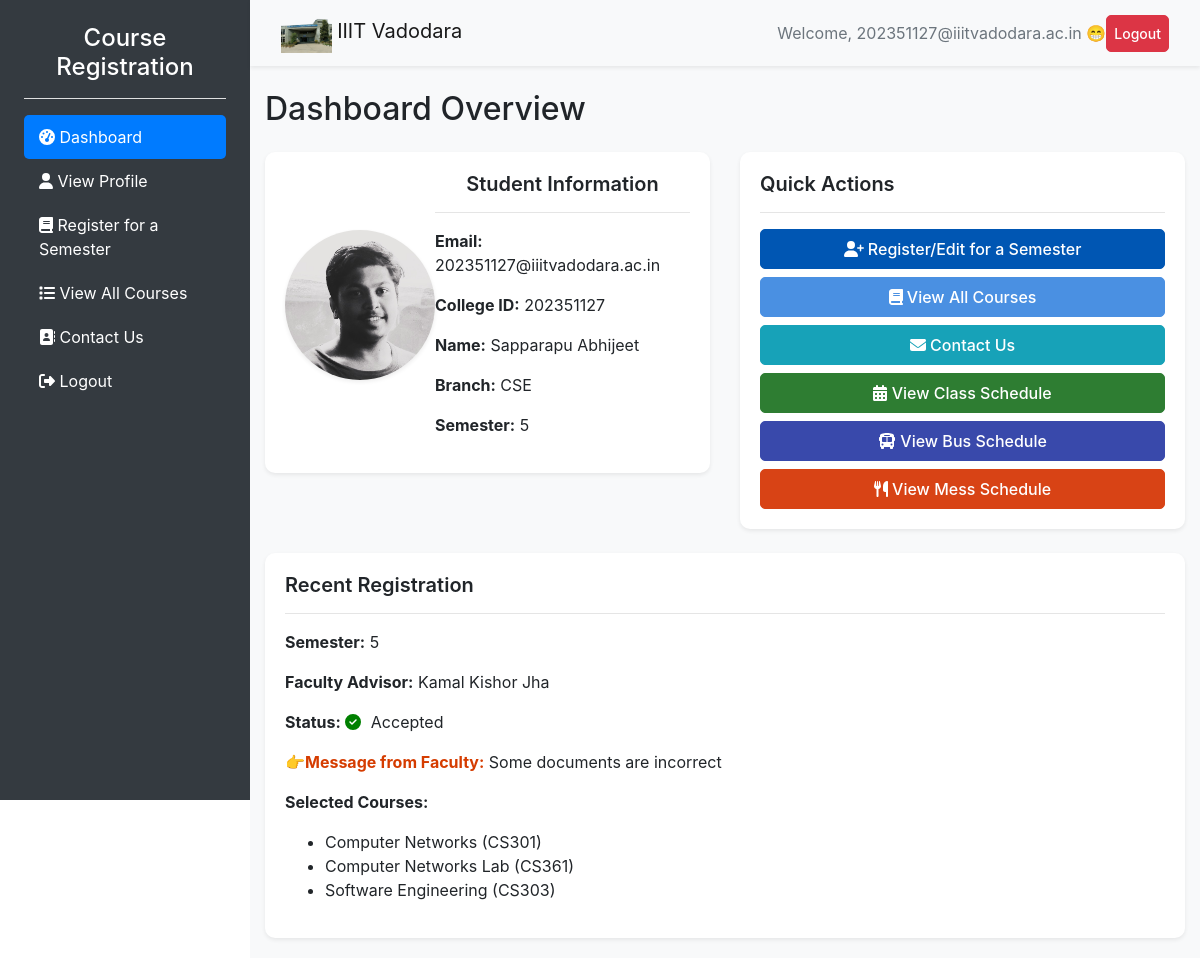
/accounts/accounts/dashboard/ (signed in), run on the app's committed database.
### accounts/models.py (models this page shows, shortened)
class Student(models.Model):
    student_name = models.CharField(max_length=255)
    gender = models.CharField(max_length=10)
    college_id = models.CharField(max_length=20)
    email = models.EmailField(primary_key=True, unique=True, validators=[validate_email_format])
    department = models.CharField(max_length=100)
    year_of_study = models.CharField(max_length=10)
    phone_number = models.CharField(max_length=15)
    password = models.CharField(max_length=255)
    address = models.TextField(null=True, blank=True)
    date_of_birth = models.DateField(null=True, blank=True)
    profile_image = models.ImageField(upload_to='profile_images/', default='{% static "images/default.png" %}', null = True, blank = True)

class Faculty(models.Model):
    email = models.EmailField(primary_key=True, unique=True)
    name = models.CharField(max_length=255)  # Moved from FacultyAdvisor
    gender = models.CharField(max_length=10)
    department = models.CharField(max_length=100)  # Moved from FacultyAdvisor
    password = models.CharField(max_length=255)
    phone_number = models.CharField(max_length=15, null=True, blank=True)
    academic_batch = models.CharField(max_length=50, blank=True, null=True)
    date_of_birth = models.DateField(null=True, blank=True)
    address = models.TextField(null=True, blank=True)
    profile_image = models.ImageField(upload_to='faculty_images/', default='{% static "images/default.png" %}', null=True, blank=True)
    date_joined = models.DateTimeField(auto_now_add=True)

### course_registration/models.py (models this page shows, shortened)
class StudentRegistration(models.Model):
    SEMESTER_CHOICES = [(str(i), f"Semester {i}") for i in range(1, 9)]  # Semesters 1 to 8
    BRANCH_CHOICES = [
        ("CSE", "Computer Science Engineering"),
        ("IT", "Information Technology"),
        ("CSE/IT", "Computer Science or Information Technology"),
    ]
    STATUS_CHOICES = [
        ('In Progress', 'In Progress'),
        ('Issues', 'Issues'),
        ('Rejected', 'Rejected'),
        ('Accepted', 'Accepted'),
    ]
    student = models.ForeignKey(Student, on_delete=models.CASCADE, to_field="email", related_name="registrations")
    name = models.CharField(max_length=255)
    email = models.EmailField()
    previous_spi = models.FloatField()
    previous_cpi = models.FloatField()
    branch_name = models.CharField(max_length=10, choices=BRANCH_CHOICES, default="CSE/IT")  # Restrict to CSE or IT
    semester_applying_for = models.CharField(max_length=2, choices=SEMESTER_CHOICES)
    faculty = models.ForeignKey(Faculty, on_delete=models.SET_NULL, null=True)
    selected_courses = models.ManyToManyField(Course)  # ✅ Fix
    grade_sheet = models.FileField(upload_to="fee_documents/", blank=True, null=True, help_text="Upload your grade sheet (PDF format recommended).")  # New field
    college_fee_proof = models.FileField(upload_to="fee_documents/")
    hostel_fee_proof = models.FileField(upload_to="fee_documents/")
    loan_refund_form = models.FileField(upload_to="fee_documents/", blank=True, null=True)
    submitted_at = models.DateTimeField(auto_now_add=True)
    status = models.CharField(max_length=50, choices=STATUS_CHOICES, default='In Progress')  # Updated status field
    message = models.TextField(max_length=500, blank=True, null=True, help_text="Message from faculty regarding the registration status.")

class Course(models.Model):
    BRANCH_CHOICES = [
        ("CSE", "Computer Science"),
        ("IT", "Information Technology"),
        ("CSE/IT", "Computer Science or Information Technology"),
    ]
    semester = models.IntegerField()
    course_code = models.CharField(max_length=15, default="Unknown")
    name = models.CharField(max_length=255)
    credits = models.CharField(max_length=15)  # Format: "L-T-P : C"
    branch_name = models.CharField(max_length=10, choices=BRANCH_CHOICES, default="CSE/IT")  # Mapping courses to branch

### accounts/views.py (the view)
# urls.py: path('accounts/dashboard/', views.dashboard, name='dashboard'),
def dashboard(request):
    if not is_authenticated(request):
        messages.error(request, "You need to log in to access this page.")
        return redirect('login')
    student_email = request.session.get("student_email")
    if not student_email:
        messages.error(request, "Session expired. Please log in again.")
        return redirect('login')
    student = get_object_or_404(Student, email=student_email)
    registration = StudentRegistration.objects.filter(student=student).first()
    return render(request, 'accounts/dashboard.html', {
        'student': student,
        'registration': registration,
    })

### accounts/views.py (called while the page is built)
def is_authenticated(request):
    return request.user.is_authenticated or 'student_email' in request.session or 'faculty_email' in request.session

### accounts/templates/accounts/dashboard.html (shortened to what this page needs)
{% load static %}
<!DOCTYPE html>
<html lang="en">
<head>
    <link href="https://stackpath.bootstrapcdn.com/bootstrap/4.5.2/css/bootstrap.min.css" rel="stylesheet">
</head>
<body>
    <div class="d-flex">
        <div class="bg-dark text-white sidebar" style="width: 250px; min-height: 100vh; position: fixed;">
            <div class="p-4">
                <h4 class="text-center">Course Registration</h4>
                <hr class="bg-light">
                <ul class="nav flex-column">
                    <li class="nav-item">
                        <a class="nav-link text-white active" href="{% url 'dashboard' %}">
                            <i class="fas fa-tachometer-alt me-2"></i> Dashboard
                        </a>
                    </li>
                    <li class="nav-item">
                        <a class="nav-link text-white" href="{% url 'profile' %}">
                            <i class="fas fa-user me-2"></i> View Profile
                        </a>
                    </li>
                    <li class="nav-item">
                        <a class="nav-link text-white" href="{% url 'register_student' %}">
                            <i class="fas fa-book me-2"></i> Register for a Semester
                        </a>
                    </li>
                    <li class="nav-item">
                        <a class="nav-link text-white" href="{% url 'all_courses' %}">
                            <i class="fas fa-list me-2"></i> View All Courses
                        </a>
                    </li>
                    <li class="nav-item">
                        <a class="nav-link text-white" href="{% url 'contact_us' %}">
                            <i class="fas fa-address-book me-2"></i> Contact Us
                        </a>
                    </li>
                    <li class="nav-item">
                        <a class="nav-link text-white" href="{% url 'logout' %}">
                            <i class="fas fa-sign-out-alt me-2"></i> Logout
                        </a>
                    </li>
                </ul>
            </div>
        </div>
        <div class="main-content" style="margin-left: 250px; width: calc(100% - 250px);">
            <nav class="navbar navbar-expand-lg navbar-light bg-light shadow-sm">
                <div class="container-fluid">
                    <a class="navbar-brand" href="{% url 'dashboard' %}">
                        <img src="{% static 'images/institute1.png' %}" alt="Institute Logo" style="height: 40px;">
                        IIIT Vadodara
                    </a>
                    <div class="ms-auto d-flex align-items-center">
                        <span class="me-3 text-muted">Welcome, {{ request.session.student_email }} 😁 </span>
                        <a href="{% url 'logout' %}" class="btn btn-danger btn-sm">Logout</a>
                    </div>
                </div>
            </nav>
            <div class="container mt-4">
                <h2 class="mb-4">Dashboard Overview</h2>
                <div class="row">
                    <div class="col-md-6">
                        <div class="card shadow-sm mb-4">
                            <div class="card-body d-flex align-items-center justify-content-between">
                                <div class="text-center">
                                    <img src="{% if student.profile_image %}{{ student.profile_image.url }}{% else %}{% static 'images/default.png' %}{% endif %}" alt="Profile" class="rounded-circle shadow-sm mb-3" style="width: 150px; height: 150px; object-fit: cover;">
                                </div>
                                <div class="ms-4">
                                    <h5 class="card-title text-center">Student Information</h5>
                                    <hr>
                                    <p><strong>Email:</strong> {{ request.session.student_email }}</p>
                                    <p><strong>College ID:</strong> {{ student.college_id }}</p>
                                    {% if registration %}
                                        <p><strong>Name:</strong> {{ registration.name }}</p>
                                        <p><strong>Branch:</strong> {{ registration.branch_name }}</p>
                                        <p><strong>Semester:</strong> {{ registration.semester_applying_for }}</p>
                                    {% else %}
                                        <p class="text-muted">No registration data available. Please register for a semester.</p>
                                    {% endif %}
                                </div>
                            </div>
                        </div>
                    </div>
                    <div class="col-md-6">
                        <div class="card shadow-sm mb-4">
                            <div class="card-body">
                                <h5 class="card-title">Quick Actions</h5>
                                <hr>
                                <a href="{% url 'register_student' %}" class="btn btn-register w-100 mb-2"><i class="fas fa-user-plus me-2"></i>  Register/Edit for a Semester</a>
                                <a href="{% url 'all_courses' %}" class="btn btn-courses w-100 mb-2"><i class="fas fa-book me-2"></i>  View All Courses</a>
                                <a href="{% url 'contact_us' %}" class="btn btn-contact w-100 mb-2"> <i class="fas fa-envelope me-2"></i>  Contact Us</a>
                                <a href="{% url 'class_schedule' %}" class="btn btn-class-schedule w-100 mb-2"> <i class="fas fa-calendar-alt me-2"></i> View Class Schedule</a>
                                <a href="{% url 'bus_schedule' %}" class="btn btn-bus-schedule w-100 mb-2"><i class="fas fa-bus me-2"></i> View Bus Schedule</a>
                                <a href="{% url 'mess_schedule' %}" class="btn btn-mess-schedule w-100"><i class="fas fa-utensils me-2"></i>  View Mess Schedule</a>
                            </div>
                        </div>
                    </div>
                </div>
                {% if registration %}
                    <div class="card shadow-sm">
                        <div class="card-body">
                            <h5 class="card-title">Recent Registration</h5>
                            <hr>
                            <p><strong>Semester:</strong> {{ registration.semester_applying_for }}</p>
                            <p><strong>Faculty Advisor:</strong> {{ registration.faculty.name }}</p>
                            <p><strong>Status:</strong>
                                <span class="status-{{ registration.status|lower|slugify }}">
                                    {% if registration.status == 'In Progress' %}
                                        <i class="fas fa-circle status-icon"></i>
                                    {% elif registration.status == 'Issues' %}
                                        <i class="fas fa-exclamation-circle status-icon"></i>
                                    {% elif registration.status == 'Rejected' %}
                                        <i class="fas fa-times-circle status-icon"></i>
                                    {% elif registration.status == 'Accepted' %}
                                        <i class="fas fa-check-circle status-icon"></i>
                                    {% endif %}
                                    {{ registration.status }}
                                </span>
                            </p>
                            {% if registration.message %}
                                <p>👉<strong style="color:rgb(213, 60, 0);">Message from Faculty:</strong> {{ registration.message }}</p>
                            {% endif %}
                            <p><strong>Selected Courses:</strong></p>
                            <ul>
                                {% for course in registration.selected_courses.all %}
                                    <li>{{ course.name }} ({{ course.course_code }})</li>
                                {% empty %}
                                    <li>No courses selected.</li>
                                {% endfor %}
                            </ul>
                        </div>
                    </div>
                {% endif %}
            </div>
        </div>
    </div>
</body>

### accounts/templates/accounts/dashboard.html (style rules this page uses)
.sidebar { background: #343a40; }
.sidebar .nav-link { padding: 10px 15px; border-radius: 5px; transition: background 0.3s; }
.sidebar .nav-link.active { background: #007bff; }
.main-content { background: #f8f9fa; min-height: 100vh; padding-bottom: 20px; }
.card { border: none; border-radius: 10px; }
.card-title { font-size: 1.25rem; font-weight: 600; }
.status-icon { margin-right: 5px; }
.status-accepted .status-icon { color: green; }
.btn-register { background-color: #0056b3; border-color: #0056b3; color: #ffffff; transition: background-color 0.3s ease; }
.btn-courses { background-color: #4a90e2; border-color: #4a90e2; color: #ffffff; transition: background-color 0.3s ease; }
.btn-contact { background-color: #17a2b8; border-color: #17a2b8; color: #ffffff; transition: background-color 0.3s ease; }
.btn-class-schedule { background-color: #2e7d32; border-color: #2e7d32; color: #ffffff; transition: background-color 0.3s ease; }
.btn-bus-schedule { background-color: #3949ab; border-color: #3949ab; color: #ffffff; transition: background-color 0.3s ease; }
.btn-mess-schedule { background-color: #d84315; border-color: #d84315; color: #ffffff; transition: background-color 0.3s ease; }
.btn { font-weight: 500; padding: 7px; border-radius: 5px; }

### data on the page
Student: profile_image (picture), college_id "202351127"
StudentRegistration: name "Sapparapu Abhijeet", branch_name "CSE", semester_applying_for "5", faculty.name "Kamal Kishor Jha", status "Accepted", message "Some documents are incorrect"
Course: name "Computer Networks", course_code "CS301"
Course: name "Computer Networks Lab", course_code "CS361"
Course: name "Software Engineering", course_code "CS303"

### other printed values
{{ request.session.student_email }} "202351127@iiitvadodara.ac.in"
